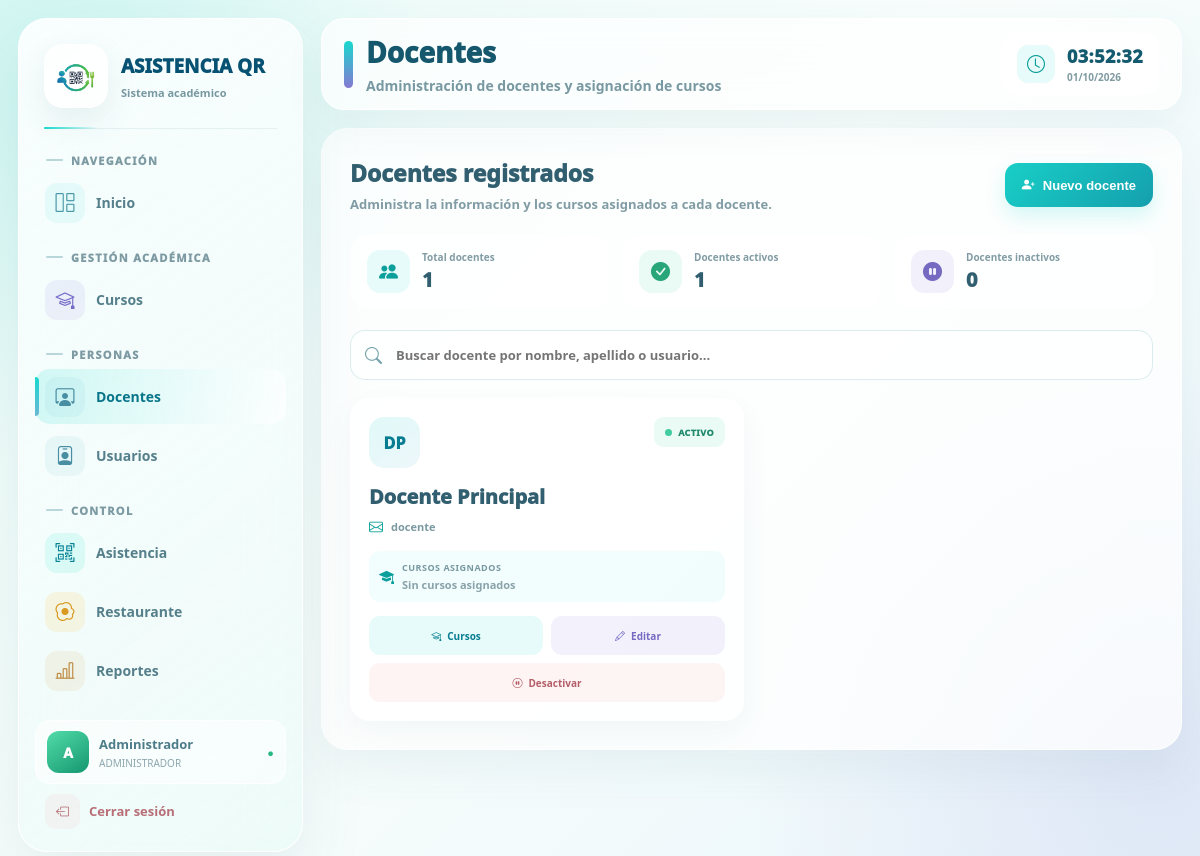
Screenshot of /admin/docentes.php (signed in) with the database file from the repository.
### tables this page shows
CREATE TABLE `usuarios` (
  `id_usuario` int(11) NOT NULL,
  `nombre` varchar(100) NOT NULL,
  `apellido` varchar(100) NOT NULL,
  `usuario` varchar(100) NOT NULL,
  `password` varchar(255) NOT NULL,
  `id_rol` int(11) NOT NULL,
  `estado` enum('ACTIVO','INACTIVO') DEFAULT 'ACTIVO',
  `fecha_creacion` timestamp NOT NULL DEFAULT current_timestamp()
);

### admin/docentes.php (the view, shortened to what this page needs)
<?php
require_once "../config/conexion.php";
$nombreUsuario = $_SESSION['nombre'] ?? 'Administrador Sistema';
$partesNombre = preg_split('/\s+/', trim($nombreUsuario));
$iniciales = '';
foreach (array_slice($partesNombre, 0, 2) as $parte) {
    $iniciales .= strtoupper(substr($parte, 0, 1));
}
$fechaActual = date('d/m/Y');
$docenteSeleccionado = null;
$docentes = [];
$sqlDocentes = "SELECT
                    u.id_usuario,
                    u.nombre,
                    u.apellido,
                    u.usuario,
                    u.estado,
                    u.fecha_creacion,
                    COUNT(dc.id_docente_curso)
                        AS total_cursos,
                    GROUP_CONCAT(
                        DISTINCT c.nombre_curso
                        ORDER BY
                            CAST(c.nombre_curso AS UNSIGNED) ASC,
                            c.nombre_curso ASC
                        SEPARATOR ' · '
                    ) AS cursos_asignados
                FROM usuarios u
                LEFT JOIN docente_curso dc
                    ON dc.id_usuario = u.id_usuario
                LEFT JOIN cursos c
                    ON c.id_curso = dc.id_curso
                WHERE u.id_rol = 2
                GROUP BY
                    u.id_usuario,
                    u.nombre,
                    u.apellido,
                    u.usuario,
                    u.estado,
                    u.fecha_creacion
                ORDER BY
                    u.nombre ASC,
                    u.apellido ASC";
$resultadoDocentes = mysqli_query(
    $conexion,
    $sqlDocentes
);
if ($resultadoDocentes) {
    while (
        $fila = mysqli_fetch_assoc(
            $resultadoDocentes
        )
    ) {
        $docentes[] = $fila;
    }
}
$totalDocentes = count($docentes);
$totalActivos = 0;
$totalInactivos = 0;
foreach ($docentes as $docente) {
    if ($docente['estado'] === 'ACTIVO') {
        $totalActivos++;
    } else {
        $totalInactivos++;
    }
}
?>
<!DOCTYPE html>
<html lang="es">
<head>
<link
    rel="stylesheet"
    href="https://cdn.jsdelivr.net/npm/bootstrap-icons@1.11.3/font/bootstrap-icons.min.css"
>
</head>
<body>
<div class="app">
<aside class="sidebar">
<div class="sidebar-header">
<div class="logo-container">
<img
    src="Logo.png"
    alt="Logo Asistencia QR"
>
</div>
<div class="sidebar-title">
<strong>
    ASISTENCIA QR
</strong>
<small>
    Sistema académico
</small>
</div>
</div>
<div class="sidebar-line">
    <span></span>
</div>
<nav class="navigation">
<div class="menu-section">
<div class="menu-label">
<span class="label-line"></span>
NAVEGACIÓN
</div>
<a
    href="dashboard.php"
    class="nav-link"
>
<div class="nav-icon">
    <i class="bi bi-grid-1x2"></i>
</div>
<span>Inicio</span>
</a>
</div>
<div class="menu-section">
<div class="menu-label">
<span class="label-line"></span>
GESTIÓN ACADÉMICA
</div>
<a
    href="curso_estudiantes.php"
    class="nav-link"
>
<div class="nav-icon academic">
    <i class="bi bi-mortarboard"></i>
</div>
<span>Cursos</span>
</a>
</div>
<div class="menu-section">
<div class="menu-label">
<span class="label-line"></span>
PERSONAS
</div>
<a
    href="docentes.php"
    class="nav-link active"
>
<div class="nav-icon people">
    <i class="bi bi-person-workspace"></i>
</div>
<span>Docentes</span>
</a>
<a
    href="usuarios.php"
    class="nav-link"
>
<div class="nav-icon people">
    <i class="bi bi-person-badge"></i>
</div>
<span>Usuarios</span>
</a>
</div>
<div class="menu-section">
<div class="menu-label">
<span class="label-line"></span>
CONTROL
</div>
<a
    href="asistencia.php"
    class="nav-link"
>
<div class="nav-icon qr-icon">
    <i class="bi bi-qr-code-scan"></i>
</div>
<span>Asistencia</span>
</a>
<a
    href="restaurante.php"
    class="nav-link"
>
<div class="nav-icon restaurant">
    <i class="bi bi-egg-fried"></i>
</div>
<span>Restaurante</span>
</a>
<a
    href="reportes.php"
    class="nav-link"
>
<div class="nav-icon reports">
    <i class="bi bi-bar-chart-line"></i>
</div>
<span>Reportes</span>
</a>
</div>
</nav>
<div class="sidebar-bottom">
<div class="profile-card">
<div class="profile-avatar">
    <?= htmlspecialchars($iniciales) ?>
</div>
<div class="profile-info">
<strong>
    <?= htmlspecialchars($nombreUsuario) ?>
</strong>
<small>
    ADMINISTRADOR
</small>
</div>
<div class="profile-status">
    ●
</div>
</div>
<a
    href="../auth/logout.php"
    class="logout"
>
<div class="logout-icon">
    <i class="bi bi-box-arrow-left"></i>
</div>
<span>
    Cerrar sesión
</span>
</a>
</div>
</aside>
<main class="main">
<header class="topbar">
<div class="page-info">
<div class="page-indicator"></div>
<div class="page-title">
<h1>
    Docentes
</h1>
<p>
    Administración de docentes y asignación de cursos
</p>
</div>
</div>
<div class="clock-box">
<div class="clock-icon">
    <i class="bi bi-clock"></i>
</div>
<div>
<div
    class="clock-time"
    id="reloj"
>
</div>
<div class="clock-date">
    <?= $fechaActual ?>
</div>
</div>
</div>
</header>
<section class="content-card">
<?php if (!$docenteSeleccionado): ?>
<div class="content-heading">
<div class="heading-left">
<h2>
    Docentes registrados
</h2>
<p>
    Administra la información y los cursos asignados a cada docente.
</p>
</div>
<button
    type="button"
    class="btn-primary"
    onclick="abrirModalDocente()"
>
<i class="bi bi-person-plus-fill"></i>
Nuevo docente
</button>
</div>
<div class="mini-stats">
<div class="mini-stat">
<div class="mini-stat-icon">
    <i class="bi bi-people-fill"></i>
</div>
<div>
<span>
    Total docentes
</span>
<strong>
    <?= $totalDocentes ?>
</strong>
</div>
</div>
<div class="mini-stat">
<div class="mini-stat-icon">
    <i class="bi bi-check-circle-fill"></i>
</div>
<div>
<span>
    Docentes activos
</span>
<strong>
    <?= $totalActivos ?>
</strong>
</div>
</div>
<div class="mini-stat">
<div class="mini-stat-icon">
    <i class="bi bi-pause-circle-fill"></i>
</div>
<div>
<span>
    Docentes inactivos
</span>
<strong>
    <?= $totalInactivos ?>
</strong>
</div>
</div>
</div>
<div class="search-box">
<i class="bi bi-search"></i>
<input
    type="text"
    id="buscadorDocentes"
    placeholder="Buscar docente por nombre, apellido o usuario..."
    autocomplete="off"
>
</div>
<div
    class="teacher-grid"
    id="listaDocentes"
>
<?php foreach ($docentes as $docente): ?>
<?php
$nombreCompleto =
    trim(
        $docente['nombre']
        . ' '
        . $docente['apellido']
    );
$partesDocente =
    preg_split(
        '/\s+/',
        $nombreCompleto
    );
$inicialesDocente = '';
foreach (
    array_slice(
        $partesDocente,
        0,
        2
    ) as $parte
) {
    $inicialesDocente .=
        strtoupper(
            substr(
                $parte,
                0,
                1
            )
        );
}
?>
<div
    class="teacher-card"
    data-docente="<?= htmlspecialchars(
        strtolower(
            $nombreCompleto
            . ' '
            . $docente['usuario']
        )
    ) ?>"
>
<div class="teacher-top">
<div class="teacher-avatar">
<?= htmlspecialchars(
    $inicialesDocente
) ?>
</div>
<div
class="teacher-status
<?= $docente['estado'] === 'ACTIVO'
    ? 'active'
    : 'inactive'
?>"
>
<span class="status-dot"></span>
<?= htmlspecialchars(
    $docente['estado']
) ?>
</div>
</div>
<div class="teacher-name">
<?= htmlspecialchars(
    $nombreCompleto
) ?>
</div>
<div class="teacher-user">
<i class="bi bi-envelope"></i>
<?= htmlspecialchars(
    $docente['usuario']
) ?>
</div>
<div class="teacher-courses">
<i class="bi bi-mortarboard-fill"></i>
<div class="assigned-courses">
<span class="assigned-label">
    Cursos asignados
</span>
<?php if (!empty($docente['cursos_asignados'])): ?>
<strong class="assigned-course-names">
<?= htmlspecialchars(
    $docente['cursos_asignados']
) ?>
</strong>
<?php else: ?>
<span class="no-assigned-courses">
    Sin cursos asignados
</span>
<?php endif; ?>
</div>
</div>
<div class="teacher-actions">
<a
    href="docentes.php?docente=<?= (int)$docente['id_usuario'] ?>"
    class="teacher-action action-courses"
>
<i class="bi bi-mortarboard"></i>
Cursos
</a>
<button
    type="button"
    class="teacher-action action-edit"
    onclick='editarDocente(
<?= json_encode(
    $docente,
    JSON_HEX_TAG |
    JSON_HEX_APOS |
    JSON_HEX_QUOT |
    JSON_HEX_AMP
) ?>
)'
>
<i class="bi bi-pencil"></i>
Editar
</button>
</div>
<div
style="
    display:grid;
    grid-template-columns:1fr;
    margin-top:8px;
"
>
<form
    method="POST"
    style="margin:0;"
>
<button
    type="submit"
    name="cambiar_estado_docente"
    class="teacher-action
<?= $docente['estado'] === 'ACTIVO'
    ? 'action-status-on'
    : 'action-status-off'
?>"
    style="width:100%;"
>
<i
class="bi
<?= $docente['estado'] === 'ACTIVO'
    ? 'bi-pause-circle'
    : 'bi-play-circle'
?>"
></i>
<?= $docente['estado'] === 'ACTIVO'
    ? 'Desactivar'
    : 'Activar'
?>
</button>
</form>
</div>
</div>
<?php endforeach; ?>
</div>
<?php endif; ?>
</section>
</main>
</div>
</body>
</html>

### rows the page displays
usuarios: inicialesDocente "DP", estado "ACTIVO", nombreCompleto "Docente Principal", usuario "docente", shows "Desactivar"

### other values shown
$iniciales "A"
$nombreUsuario "Administrador"
$totalDocentes "1"
$totalActivos "1"
$totalInactivos "0"
